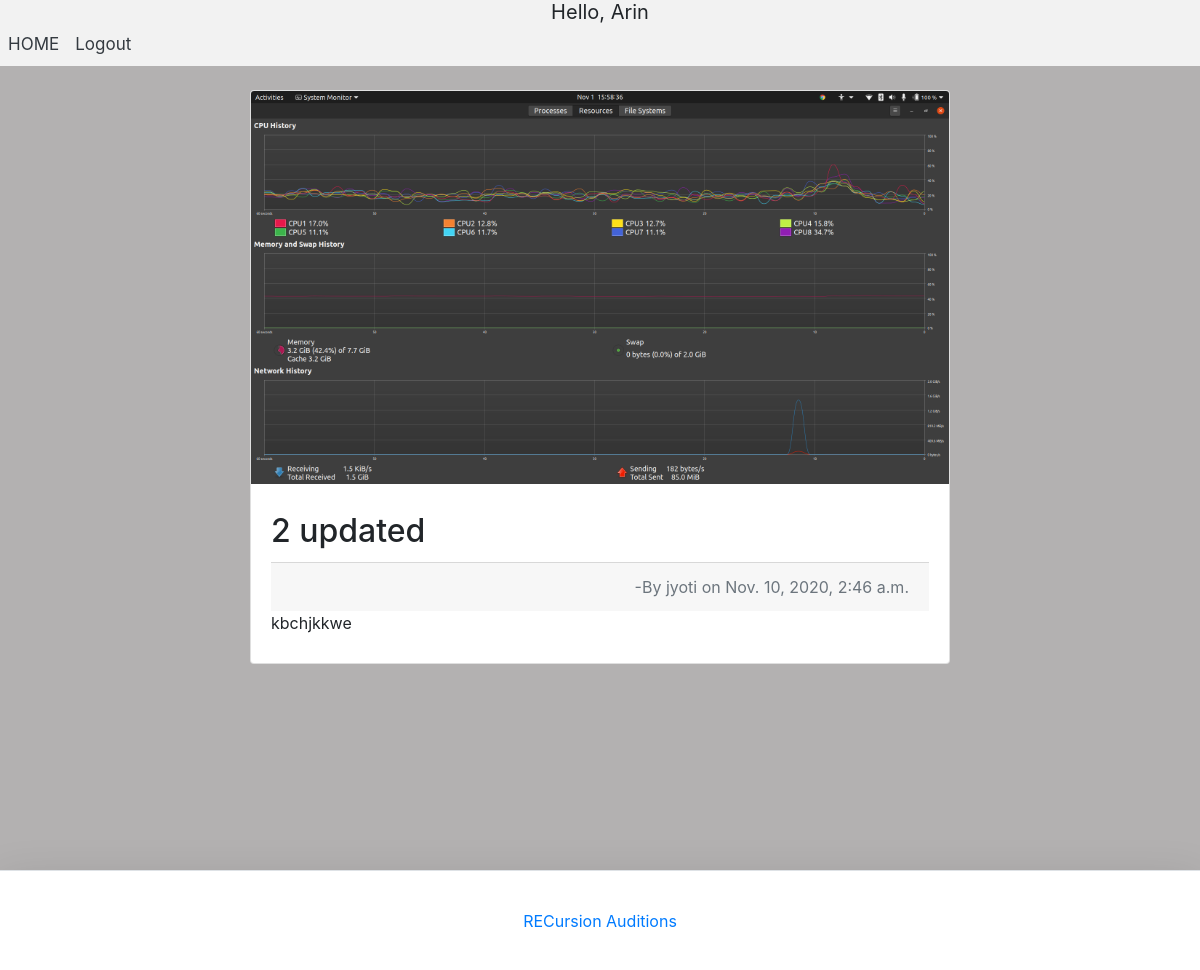
The app's page /blog/jyoti-211646580927/ (signed in), older data.
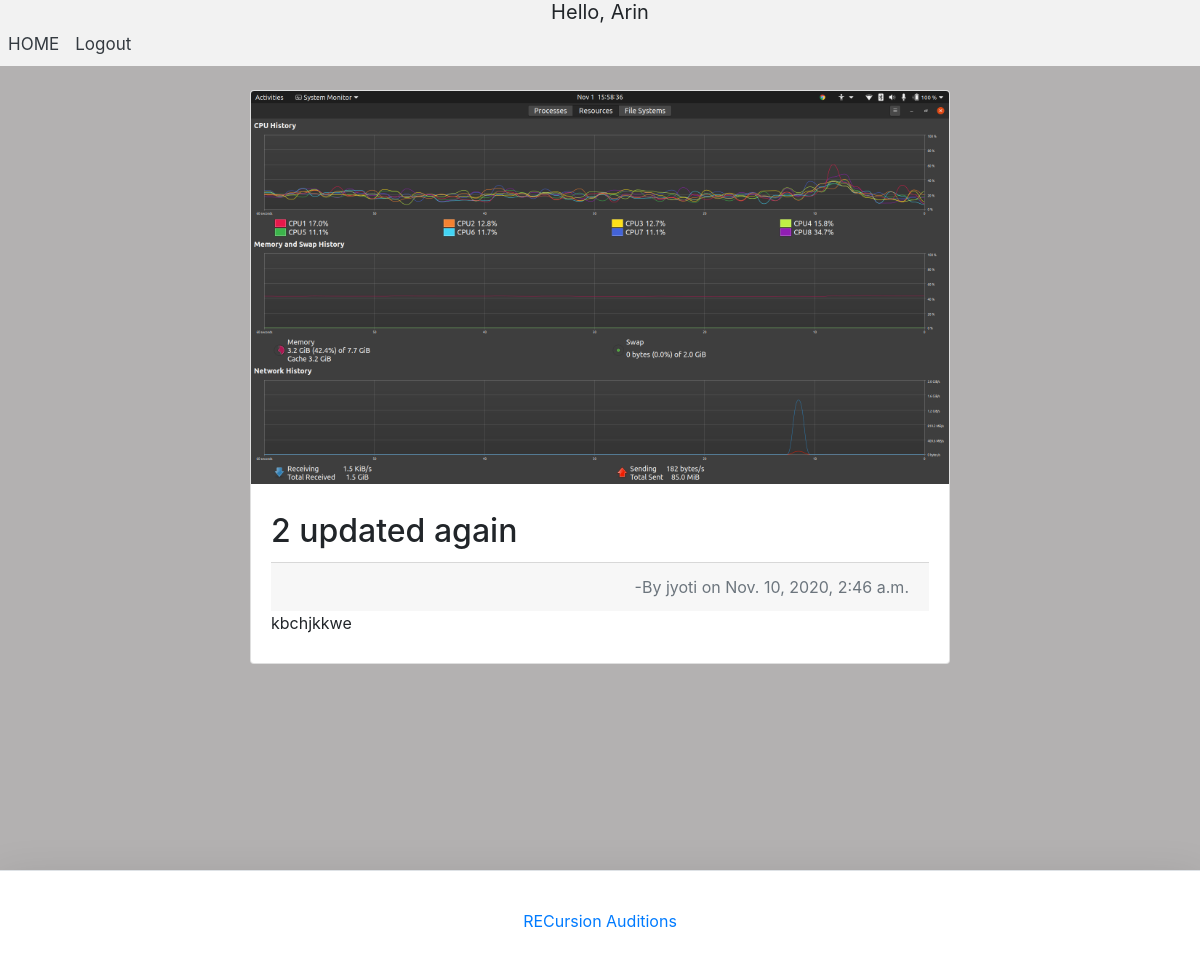
The same page, newer data.
### blog/models.py (models this page shows, shortened)
class BlogPost(models.Model):
    title = models.CharField(max_length=100, null=False, blank=False)
    body = models.TextField(max_length=5000, null=False, blank=False)
    image = models.ImageField(upload_to=upload_location,
                              null=False,
                              blank=False,
                              help_text='Only PNG images are accepted',
                              validators=[FileTypeValidator(allowed_types=['image/png'],
                                                            allowed_extensions=['.png'],
                                                            )]
                              )
    datetime_published = models.DateTimeField(auto_now_add=True, verbose_name='datetime published')
    datetime_updated = models.DateTimeField(auto_now=True, verbose_name='datetime updated')
    author = models.ForeignKey(settings.AUTH_USER_MODEL, on_delete=models.CASCADE, )
    slug = models.SlugField(blank=True, unique=True)

### blog/views.py (the view)
# urls.py: path('<slug>/', detail_blog_view, name='detail'),
@login_required(login_url='/account/must-authenticate')
def detail_blog_view(request, slug):
    context = {}
    try:
        blog_post = get_object_or_404(BlogPost, slug=slug)
    except Exception as e:
        return HttpResponseNotFound()
    context['blog_post'] = blog_post
    return render(request, 'blog/detail_blog.html', context)

### blog/templates/blog/detail_blog.html (shortened to what this page needs)
{%extends 'base.html'%}
{% load tz %}
{%block content%}
<div class="container">
    <div class="row">
        <div class="card m-auto">
            <img class="card-img-top" src="{{blog_post.image.url}}" alt="Image is not available at this moment">
            <div class="card-body my-2">
                <h2 class="card-title">{{blog_post.title}}</h2>
                <div class="card-footer text-muted text-right">
                    -By {{blog_post.author}} on{%timezone "Asia/Calcutta"%} {{blog_post.datetime_published}}{% endtimezone %}
                </div>
                <p class="card-text">{{blog_post.body|linebreaksbr}}</p>
            </div>
        </div>
    </div>
</div>
{%endblock content%}

### templates/base.html (shortened to what this page needs)
<!DOCTYPE html>
<html>
<head>
</head>
<body>
{%include 'snippets/header.html'%}
    <div class="main">
        {%block content%}
        {%endblock content%}
    </div>
    {%include 'snippets/footer.html'%}
</body>
</html>

### templates/snippets/header.html (shortened to what this page needs)
<link rel="stylesheet" href="https://stackpath.bootstrapcdn.com/bootstrap/4.5.0/css/bootstrap.min.css">
<link rel="stylesheet" href="https://cdnjs.cloudflare.com/ajax/libs/font-awesome/4.7.0/css/font-awesome.min.css">
<link rel="stylesheet" href="https://cdnjs.cloudflare.com/ajax/libs/font-awesome/4.7.0/css/font-awesome.min.css">
<nav class="topnav fixed-top" id="myTopnav">
    <h5 class="my-0 mr-md-auto font-weight-normal text-center">
    {%if request.user.is_authenticated%}
    Hello, {{request.user.username|capfirst}}
    {%endif%}
    </h5>
    {%if request.user.is_authenticated%}
        <p>
            <a class="p-2 text-dark" href="{%url 'home'%}">HOME </a>
            <a class="p-2 text-dark" href="{%url 'account:logout'%}">Logout </a>
        </p>
    {%else%}
        <p>
            <a class="p-2 text-dark" href="{%url 'home'%}">HOME </a>
            <a class="p-2 text-dark" href="{%url 'account:login'%}">Login </a>
            <a class="p-2 text-dark" href="{%url 'account:register'%}"> Register</a>
        </p>
    {%endif%}
</nav>

### templates/snippets/footer.html (shortened to what this page needs)
<div class="d-flex flex-row align-items-center footer bg-white border-top shadow-lg">
    <p class="m-auto">
        <a href="https://github.com/arin17bishwa/REC_webd">RECursion Auditions</a>
    </p>
</div>

### templates/snippets/header.html (style rules this page uses)
@media (min-width: 768px) { html { font-size: 16px; } }
.container { max-width: 960px; }
.topnav { background-color: #f2f2f2; overflow: hidden; }
.topnav a { float: left; display: block; color: #f2f2f2; text-align: center; padding: 14px 16px; text-decoration: none; font-size: 17px; }

### templates/snippets/base_css.html (style rules this page uses)
body { background-color: #b3b1b1; }

### templates/base.html (style rules this page uses)
.main { min-height: 100vh; margin-top:40px; }

### blog/templates/blog/detail_blog.html (style rules this page uses)
.card { max-width: 700px; }
.container { padding: 20px; margin-top: 70px; }

### templates/snippets/footer.html (style rules this page uses)
.footer { min-height: 100px; }

Row changes from the older to the newer data that the page shows:
changed BlogPost "kbchjkkwe": title "2 updated" → "2 updated again"
